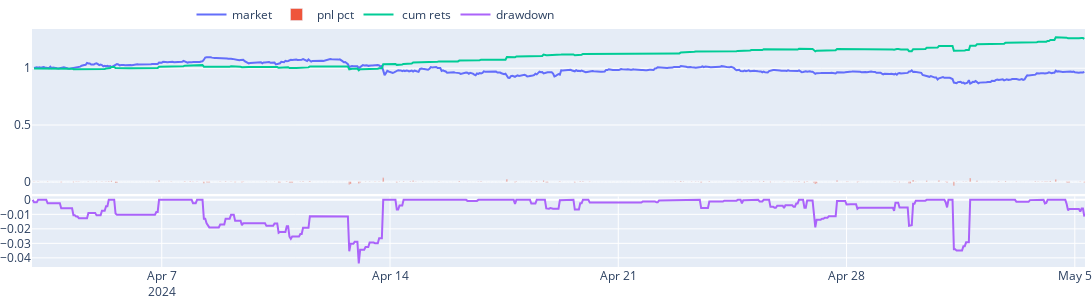
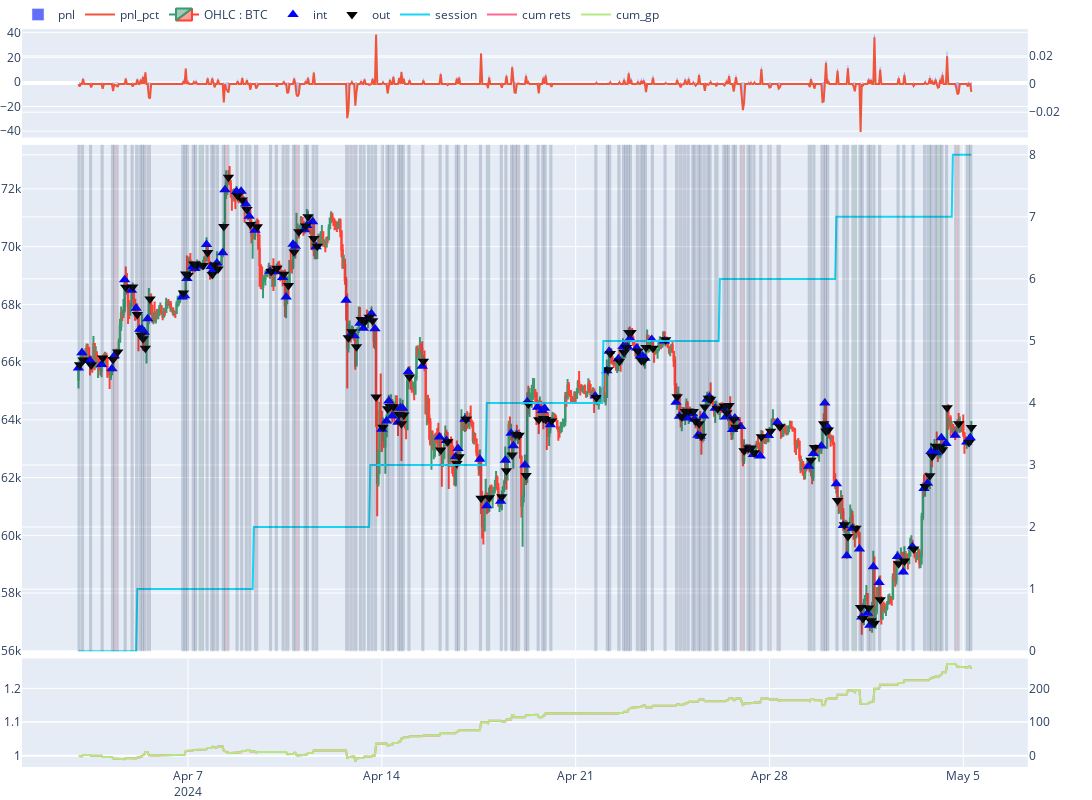
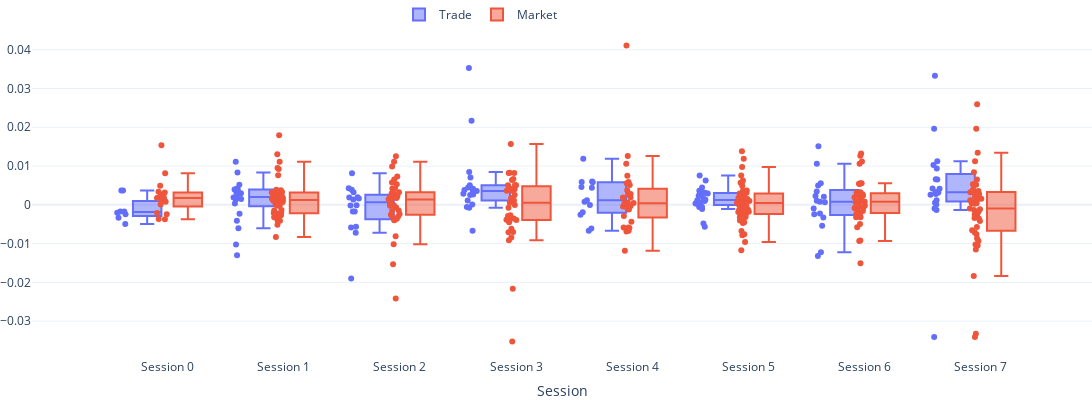

The code cell stored with these charts, in order, in its notebook:
### Code cell
AGENT[0].view_report()

### Figure 1 — Plotly figure (JSON) as saved in the notebook; plotly's stock layout.template omitted (floating-point values rounded to 4 significant figures; data arrays with more than 128 entries replaced by an {"elided": "..."} marker saying what was removed)
{"data": [{"name": "market", "type": "scatter", "x": {"elided": "775 str values"}, "xaxis": "x", "y": {"elided": "775 float values"}, "yaxis": "y"}, {"name": "pnl pct", "type": "bar", "x": {"elided": "775 str values"}, "xaxis": "x", "y": {"elided": "775 float values"}, "yaxis": "y"}, {"name": " cum rets", "type": "scatter", "x": {"elided": "775 str values"}, "xaxis": "x", "y": {"elided": "775 float values"}, "yaxis": "y"}, {"name": "drawdown", "type": "scatter", "x": {"elided": "775 str values"}, "xaxis": "x2", "y": {"elided": "775 float values"}, "yaxis": "y2"}], "layout": {"height": 300, "legend": {"orientation": "h", "x": 0.5, "xanchor": "right", "y": 1, "yanchor": "bottom"}, "margin": {"b": 0, "l": 10, "r": 0, "t": 0}, "width": 1200, "xaxis": {"anchor": "y", "domain": [0, 1], "matches": "x2", "showticklabels": false}, "xaxis2": {"anchor": "y2", "domain": [0, 1]}, "yaxis": {"anchor": "x", "domain": [0.307, 1]}, "yaxis2": {"anchor": "x2", "domain": [0, 0.297]}}}

### Figure 2 — Plotly figure (JSON) as saved in the notebook; plotly's stock layout.template omitted (floating-point values rounded to 4 significant figures; data arrays with more than 128 entries replaced by an {"elided": "..."} marker saying what was removed)
{"data": [{"name": "pnl", "type": "bar", "x": {"elided": "775 str values"}, "xaxis": "x", "y": {"elided": "775 float values"}, "yaxis": "y"}, {"name": "pnl_pct", "type": "scatter", "x": {"elided": "775 str values"}, "xaxis": "x", "y": {"elided": "775 float values"}, "yaxis": "y2"}, {"close": {"elided": "775 float values"}, "high": {"elided": "775 float values"}, "low": {"elided": "775 float values"}, "name": "OHLC : BTC", "open": {"elided": "775 float values"}, "type": "candlestick", "x": {"elided": "775 str values"}, "xaxis": "x2", "yaxis": "y3"}, {"marker": {"color": "blue", "size": 10, "symbol": 5}, "mode": "markers", "name": "int", "type": "scatter", "x": {"elided": "141 str values"}, "xaxis": "x2", "y": {"elided": "141 float values"}, "yaxis": "y3"}, {"marker": {"color": "black", "size": 10, "symbol": 6}, "mode": "markers", "name": "out", "type": "scatter", "x": {"elided": "141 str values"}, "xaxis": "x2", "y": {"elided": "141 float values"}, "yaxis": "y3"}, {"name": "session", "type": "scatter", "x": {"elided": "775 str values"}, "xaxis": "x2", "y": {"elided": "775 int values"}, "yaxis": "y4"}, {"name": "cum rets", "type": "scatter", "x": {"elided": "775 str values"}, "xaxis": "x3", "y": {"elided": "775 float values"}, "yaxis": "y5"}, {"name": "cum_gp", "type": "scatter", "x": {"elided": "775 str values"}, "xaxis": "x3", "y": {"elided": "775 float values"}, "yaxis": "y6"}], "layout": {"height": 800, "legend": {"orientation": "h", "x": 0.6, "xanchor": "right", "y": 1, "yanchor": "bottom"}, "margin": {"b": 0, "l": 10, "r": 0, "t": 0}, "shapes": [{"fillcolor": "red", "opacity": 0.2, "x0": "2024-04-03T01:00:00", "x1": "2024-04-03T02:00:00", "xref": "x2", "y0": 32900.0, "y1": 85680.0, "yref": "y3"}, {"fillcolor": "green", "opacity": 0.2, "x0": "2024-04-03T04:00:00", "x1": "2024-04-03T05:00:00", "xref": "x2", "y0": 33160.0, "y1": 85900.0, "yref": "y3"}, {"fillcolor": "red", "opacity": 0.2, "x0": "2024-04-03T11:00:00", "x1": "2024-04-03T12:00:00", "xref": "x2", "y0": 33030.0, "y1": 85670.0, "yref": "y3"}, {"fillcolor": "red", "opacity": 0.2, "x0": "2024-04-03T21:00:00", "x1": "2024-04-03T22:00:00", "xref": "x2", "y0": 32960.0, "y1": 85982, "yref": "y3"}, {"fillcolor": "red", "opacity": 0.2, "x0": "2024-04-04T06:00:00", "x1": "2024-04-04T07:00:00", "xref": "x2", "y0": 32884, "y1": 85920.0, "yref": "y3"}, {"fillcolor": "red", "opacity": 0.2, "x0": "2024-04-04T08:00:00", "x1": "2024-04-04T11:00:00", "xref": "x2", "y0": 33110.0, "y1": 86260.0, "yref": "y3"}, {"fillcolor": "green", "opacity": 0.2, "x0": "2024-04-04T17:00:00", "x1": "2024-04-04T18:00:00", "xref": "x2", "y0": 34420.0, "y1": 89170.0, "yref": "y3"}, {"fillcolor": "red", "opacity": 0.2, "x0": "2024-04-04T23:00:00", "x1": "2024-04-05T00:00:00", "xref": "x2", "y0": 34240.0, "y1": 89190.0, "yref": "y3"}, {"fillcolor": "green", "opacity": 0.2, "x0": "2024-04-05T03:00:00", "x1": "2024-04-05T04:00:00", "xref": "x2", "y0": 33930.0, "y1": 87940.0, "yref": "y3"}, {"fillcolor": "green", "opacity": 0.2, "x0": "2024-04-05T06:00:00", "x1": "2024-04-05T07:00:00", "xref": "x2", "y0": 33570.0, "y1": 87010.0, "yref": "y3"}, {"fillcolor": "green", "opacity": 0.2, "x0": "2024-04-05T08:00:00", "x1": "2024-04-05T09:00:00", "xref": "x2", "y0": 33580.0, "y1": 86850.0, "yref": "y3"}, {"fillcolor": "green", "opacity": 0.2, "x0": "2024-04-05T10:00:00", "x1": "2024-04-05T11:00:00", "xref": "x2", "y0": 33520.0, "y1": 86420.0, "yref": "y3"}, {"fillcolor": "red", "opacity": 0.2, "x0": "2024-04-05T13:00:00", "x1": "2024-04-05T15:00:00", "xref": "x2", "y0": 33750, "y1": 88650.0, "yref": "y3"}, {"fillcolor": "green", "opacity": 0.2, "x0": "2024-04-06T19:00:00", "x1": "2024-04-06T20:00:00", "xref": "x2", "y0": 34130.0, "y1": 88907, "yref": "y3"}, {"fillcolor": "green", "opacity": 0.2, "x0": "2024-04-06T21:00:00", "x1": "2024-04-06T22:00:00", "xref": "x2", "y0": 34150.0, "y1": 89770.0, "yref": "y3"}, {"fillcolor": "green", "opacity": 0.2, "x0": "2024-04-06T23:00:00", "x1": "2024-04-07T00:00:00", "xref": "x2", "y0": 34448, "y1": 89700.0, "yref": "y3"}, {"fillcolor": "green", "opacity": 0.2, "x0": "2024-04-07T04:00:00", "x1": "2024-04-07T05:00:00", "xref": "x2", "y0": 34650.0, "y1": 90220.0, "yref": "y3"}, {"fillcolor": "green", "opacity": 0.2, "x0": "2024-04-07T06:00:00", "x1": "2024-04-07T07:00:00", "xref": "x2", "y0": 34620.0, "y1": 90170.0, "yref": "y3"}, {"fillcolor": "green", "opacity": 0.2, "x0": "2024-04-07T10:00:00", "x1": "2024-04-07T13:00:00", "xref": "x2", "y0": 34660.0, "y1": 90150.0, "yref": "y3"}, {"fillcolor": "green", "opacity": 0.2, "x0": "2024-04-07T16:00:00", "x1": "2024-04-07T17:00:00", "xref": "x2", "y0": 35037, "y1": 90740.0, "yref": "y3"}, {"fillcolor": "green", "opacity": 0.2, "x0": "2024-04-07T20:00:00", "x1": "2024-04-07T21:00:00", "xref": "x2", "y0": 34650.0, "y1": 89740.0, "yref": "y3"}, {"fillcolor": "red", "opacity": 0.2, "x0": "2024-04-07T22:00:00", "x1": "2024-04-07T23:00:00", "xref": "x2", "y0": 34600, "y1": 90170.0, "yref": "y3"}, {"fillcolor": "green", "opacity": 0.2, "x0": "2024-04-08T01:00:00", "x1": "2024-04-08T02:00:00", "xref": "x2", "y0": 34720.0, "y1": 90000.0, "yref": "y3"}, {"fillcolor": "red", "opacity": 0.2, "x0": "2024-04-08T06:00:00", "x1": "2024-04-08T07:00:00", "xref": "x2", "y0": 34900.0, "y1": 91910.0, "yref": "y3"}, {"fillcolor": "red", "opacity": 0.2, "x0": "2024-04-08T08:00:00", "x1": "2024-04-08T11:00:00", "xref": "x2", "y0": 35984, "y1": 94130.0, "yref": "y3"}, {"fillcolor": "green", "opacity": 0.2, "x0": "2024-04-08T18:00:00", "x1": "2024-04-08T19:00:00", "xref": "x2", "y0": 35950.0, "y1": 93300.0, "yref": "y3"}, {"fillcolor": "green", "opacity": 0.2, "x0": "2024-04-08T22:00:00", "x1": "2024-04-08T23:00:00", "xref": "x2", "y0": 35960.0, "y1": 93106, "yref": "y3"}, {"fillcolor": "green", "opacity": 0.2, "x0": "2024-04-09T02:00:00", "x1": "2024-04-09T03:00:00", "xref": "x2", "y0": 35740.0, "y1": 92670.0, "yref": "y3"}, {"fillcolor": "red", "opacity": 0.2, "x0": "2024-04-09T05:00:00", "x1": "2024-04-09T06:00:00", "xref": "x2", "y0": 35528, "y1": 92000.0, "yref": "y3"}, {"fillcolor": "red", "opacity": 0.2, "x0": "2024-04-09T10:00:00", "x1": "2024-04-09T12:00:00", "xref": "x2", "y0": 35280.0, "y1": 91897, "yref": "y3"}, {"fillcolor": "red", "opacity": 0.2, "x0": "2024-04-09T23:00:00", "x1": "2024-04-10T00:00:00", "xref": "x2", "y0": 34573, "y1": 89880.0, "yref": "y3"}, {"fillcolor": "red", "opacity": 0.2, "x0": "2024-04-10T04:00:00", "x1": "2024-04-10T05:00:00", "xref": "x2", "y0": 34570.0, "y1": 90030.0, "yref": "y3"}, {"fillcolor": "green", "opacity": 0.2, "x0": "2024-04-10T10:00:00", "x1": "2024-04-10T11:00:00", "xref": "x2", "y0": 34470.0, "y1": 89760.0, "yref": "y3"}, {"fillcolor": "red", "opacity": 0.2, "x0": "2024-04-10T13:00:00", "x1": "2024-04-10T15:00:00", "xref": "x2", "y0": 34130.0, "y1": 89250.0, "yref": "y3"}, {"fillcolor": "green", "opacity": 0.2, "x0": "2024-04-10T19:00:00", "x1": "2024-04-10T20:00:00", "xref": "x2", "y0": 35040.0, "y1": 90760.0, "yref": "y3"}, {"fillcolor": "red", "opacity": 0.2, "x0": "2024-04-10T21:00:00", "x1": "2024-04-11T00:00:00", "xref": "x2", "y0": 35010.0, "y1": 91680.0, "yref": "y3"}, {"fillcolor": "green", "opacity": 0.2, "x0": "2024-04-11T05:00:00", "x1": "2024-04-11T06:00:00", "xref": "x2", "y0": 35290.0, "y1": 91930.0, "yref": "y3"}, {"fillcolor": "green", "opacity": 0.2, "x0": "2024-04-11T07:00:00", "x1": "2024-04-11T08:00:00", "xref": "x2", "y0": 35370.0, "y1": 92350.0, "yref": "y3"}, {"fillcolor": "green", "opacity": 0.2, "x0": "2024-04-11T12:00:00", "x1": "2024-04-11T13:00:00", "xref": "x2", "y0": 35430.0, "y1": 91370.0, "yref": "y3"}, {"fillcolor": "red", "opacity": 0.2, "x0": "2024-04-11T15:00:00", "x1": "2024-04-11T16:00:00", "xref": "x2", "y0": 35000, "y1": 91020.0, "yref": "y3"}, {"fillcolor": "red", "opacity": 0.2, "x0": "2024-04-12T17:00:00", "x1": "2024-04-12T19:00:00", "xref": "x2", "y0": 34070.0, "y1": 86900.0, "yref": "y3"}, {"fillcolor": "green", "opacity": 0.2, "x0": "2024-04-12T21:00:00", "x1": "2024-04-12T22:00:00", "xref": "x2", "y0": 33480.0, "y1": 87170.0, "yref": "y3"}, {"fillcolor": "red", "opacity": 0.2, "x0": "2024-04-13T00:00:00", "x1": "2024-04-13T02:00:00", "xref": "x2", "y0": 33460.0, "y1": 86500.0, "yref": "y3"}, {"fillcolor": "green", "opacity": 0.2, "x0": "2024-04-13T05:00:00", "x1": "2024-04-13T06:00:00", "xref": "x2", "y0": 33670.0, "y1": 87720.0, "yref": "y3"}, {"fillcolor": "green", "opacity": 0.2, "x0": "2024-04-13T08:00:00", "x1": "2024-04-13T09:00:00", "xref": "x2", "y0": 33588, "y1": 87610.0, "yref": "y3"}, {"fillcolor": "red", "opacity": 0.2, "x0": "2024-04-13T12:00:00", "x1": "2024-04-13T13:00:00", "xref": "x2", "y0": 33760.0, "y1": 87820.0, "yref": "y3"}, {"fillcolor": "green", "opacity": 0.2, "x0": "2024-04-13T15:00:00", "x1": "2024-04-13T16:00:00", "xref": "x2", "y0": 33838, "y1": 87660.0, "yref": "y3"}, {"fillcolor": "green", "opacity": 0.2, "x0": "2024-04-13T18:00:00", "x1": "2024-04-13T19:00:00", "xref": "x2", "y0": 33580.0, "y1": 84220.0, "yref": "y3"}, {"fillcolor": "green", "opacity": 0.2, "x0": "2024-04-14T00:00:00", "x1": "2024-04-14T01:00:00", "xref": "x2", "y0": 31840.0, "y1": 82870.0, "yref": "y3"}, {"fillcolor": "red", "opacity": 0.2, "x0": "2024-04-14T04:00:00", "x1": "2024-04-14T05:00:00", "xref": "x2", "y0": 31980.0, "y1": 83700.0, "yref": "y3"}, {"fillcolor": "green", "opacity": 0.2, "x0": "2024-04-14T06:00:00", "x1": "2024-04-14T07:00:00", "xref": "x2", "y0": 32320.0, "y1": 83800.0, "yref": "y3"}, {"fillcolor": "green", "opacity": 0.2, "x0": "2024-04-14T09:00:00", "x1": "2024-04-14T10:00:00", "xref": "x2", "y0": 32070.0, "y1": 83790.0, "yref": "y3"}, {"fillcolor": "green", "opacity": 0.2, "x0": "2024-04-14T14:00:00", "x1": "2024-04-14T15:00:00", "xref": "x2", "y0": 31960.0, "y1": 83440.0, "yref": "y3"}, {"fillcolor": "green", "opacity": 0.2, "x0": "2024-04-14T16:00:00", "x1": "2024-04-14T17:00:00", "xref": "x2", "y0": 32210.0, "y1": 83030.0, "yref": "y3"}, {"fillcolor": "green", "opacity": 0.2, "x0": "2024-04-14T18:00:00", "x1": "2024-04-14T19:00:00", "xref": "x2", "y0": 32200.0, "y1": 83420.0, "yref": "y3"}, {"fillcolor": "green", "opacity": 0.2, "x0": "2024-04-14T23:00:00", "x1": "2024-04-15T00:00:00", "xref": "x2", "y0": 32830.0, "y1": 85130.0, "yref": "y3"}, {"fillcolor": "green", "opacity": 0.2, "x0": "2024-04-15T11:00:00", "x1": "2024-04-15T12:00:00", "xref": "x2", "y0": 32930.0, "y1": 85840.0, "yref": "y3"}, {"fillcolor": "green", "opacity": 0.2, "x0": "2024-04-16T02:00:00", "x1": "2024-04-16T03:00:00", "xref": "x2", "y0": 31700.0, "y1": 81840.0, "yref": "y3"}, {"fillcolor": "red", "opacity": 0.2, "x0": "2024-04-16T08:00:00", "x1": "2024-04-16T09:00:00", "xref": "x2", "y0": 31640.0, "y1": 82210.0, "yref": "y3"}, {"fillcolor": "green", "opacity": 0.2, "x0": "2024-04-16T16:00:00", "x1": "2024-04-16T17:00:00", "xref": "x2", "y0": 31370.0, "y1": 81240.0, "yref": "y3"}, {"fillcolor": "green", "opacity": 0.2, "x0": "2024-04-16T18:00:00", "x1": "2024-04-16T19:00:00", "xref": "x2", "y0": 31500.0, "y1": 81540.0, "yref": "y3"}, {"fillcolor": "green", "opacity": 0.2, "x0": "2024-04-17T00:00:00", "x1": "2024-04-17T01:00:00", "xref": "x2", "y0": 32010.0, "y1": 83220.0, "yref": "y3"}, {"fillcolor": "green", "opacity": 0.2, "x0": "2024-04-17T13:00:00", "x1": "2024-04-17T14:00:00", "xref": "x2", "y0": 31320.0, "y1": 79660.0, "yref": "y3"}, {"fillcolor": "green", "opacity": 0.2, "x0": "2024-04-17T19:00:00", "x1": "2024-04-17T21:00:00", "xref": "x2", "y0": 30510.0, "y1": 79690.0, "yref": "y3"}, {"fillcolor": "red", "opacity": 0.2, "x0": "2024-04-18T07:00:00", "x1": "2024-04-18T08:00:00", "xref": "x2", "y0": 30590.0, "y1": 79740.0, "yref": "y3"}, {"fillcolor": "green", "opacity": 0.2, "x0": "2024-04-18T11:00:00", "x1": "2024-04-18T12:00:00", "xref": "x2", "y0": 31300.0, "y1": 80900.0, "yref": "y3"}, {"fillcolor": "green", "opacity": 0.2, "x0": "2024-04-18T16:00:00", "x1": "2024-04-18T17:00:00", "xref": "x2", "y0": 31770.0, "y1": 81620.0, "yref": "y3"}, {"fillcolor": "red", "opacity": 0.2, "x0": "2024-04-18T18:00:00", "x1": "2024-04-18T20:00:00", "xref": "x2", "y0": 31550.0, "y1": 82540.0, "yref": "y3"}, {"fillcolor": "red", "opacity": 0.2, "x0": "2024-04-18T21:00:00", "x1": "2024-04-18T23:00:00", "xref": "x2", "y0": 31740.0, "y1": 82510.0, "yref": "y3"}, {"fillcolor": "green", "opacity": 0.2, "x0": "2024-04-19T04:00:00", "x1": "2024-04-19T05:00:00", "xref": "x2", "y0": 31220.0, "y1": 80700.0, "yref": "y3"}, {"fillcolor": "green", "opacity": 0.2, "x0": "2024-04-19T06:00:00", "x1": "2024-04-19T07:00:00", "xref": "x2", "y0": 32310.0, "y1": 83910.0, "yref": "y3"}, {"fillcolor": "red", "opacity": 0.2, "x0": "2024-04-19T15:00:00", "x1": "2024-04-19T16:00:00", "xref": "x2", "y0": 32220.0, "y1": 83210.0, "yref": "y3"}, {"fillcolor": "green", "opacity": 0.2, "x0": "2024-04-19T19:00:00", "x1": "2024-04-19T20:00:00", "xref": "x2", "y0": 32160.0, "y1": 83260.0, "yref": "y3"}, {"fillcolor": "green", "opacity": 0.2, "x0": "2024-04-19T21:00:00", "x1": "2024-04-19T22:00:00", "xref": "x2", "y0": 32200.0, "y1": 83220.0, "yref": "y3"}, {"fillcolor": "red", "opacity": 0.2, "x0": "2024-04-20T02:00:00", "x1": "2024-04-20T03:00:00", "xref": "x2", "y0": 31920.0, "y1": 83140.0, "yref": "y3"}, {"fillcolor": "green", "opacity": 0.2, "x0": "2024-04-21T17:00:00", "x1": "2024-04-21T18:00:00", "xref": "x2", "y0": 32411, "y1": 84200.0, "yref": "y3"}, {"fillcolor": "red", "opacity": 0.2, "x0": "2024-04-22T03:00:00", "x1": "2024-04-22T04:00:00", "xref": "x2", "y0": 32850.0, "y1": 85460.0, "yref": "y3"}, {"fillcolor": "green", "opacity": 0.2, "x0": "2024-04-22T05:00:00", "x1": "2024-04-22T06:00:00", "xref": "x2", "y0": 33190.0, "y1": 86190, "yref": "y3"}, {"fillcolor": "green", "opacity": 0.2, "x0": "2024-04-22T13:00:00", "x1": "2024-04-22T14:00:00", "xref": "x2", "y0": 33057, "y1": 85840.0, "yref": "y3"}, {"fillcolor": "green", "opacity": 0.2, "x0": "2024-04-22T17:00:00", "x1": "2024-04-22T18:00:00", "xref": "x2", "y0": 33270, "y1": 86230.0, "yref": "y3"}, {"fillcolor": "green", "opacity": 0.2, "x0": "2024-04-22T19:00:00", "x1": "2024-04-22T20:00:00", "xref": "x2", "y0": 33260.0, "y1": 86460.0, "yref": "y3"}, {"fillcolor": "green", "opacity": 0.2, "x0": "2024-04-22T21:00:00", "x1": "2024-04-22T22:00:00", "xref": "x2", "y0": 33260.0, "y1": 87140.0, "yref": "y3"}, {"fillcolor": "green", "opacity": 0.2, "x0": "2024-04-22T23:00:00", "x1": "2024-04-23T00:00:00", "xref": "x2", "y0": 33410.0, "y1": 87140.0, "yref": "y3"}, {"fillcolor": "green", "opacity": 0.2, "x0": "2024-04-23T05:00:00", "x1": "2024-04-23T06:00:00", "xref": "x2", "y0": 33250.0, "y1": 86290.0, "yref": "y3"}, {"fillcolor": "green", "opacity": 0.2, "x0": "2024-04-23T08:00:00", "x1": "2024-04-23T09:00:00", "xref": "x2", "y0": 33110.0, "y1": 85880.0, "yref": "y3"}, {"fillcolor": "green", "opacity": 0.2, "x0": "2024-04-23T10:00:00", "x1": "2024-04-23T11:00:00", "xref": "x2", "y0": 33110.0, "y1": 85860.0, "yref": "y3"}, {"fillcolor": "red", "opacity": 0.2, "x0": "2024-04-23T12:00:00", "x1": "2024-04-23T13:00:00", "xref": "x2", "y0": 33070.0, "y1": 86460.0, "yref": "y3"}, {"fillcolor": "green", "opacity": 0.2, "x0": "2024-04-23T18:00:00", "x1": "2024-04-23T19:00:00", "xref": "x2", "y0": 33390.0, "y1": 86430.0, "yref": "y3"}, {"fillcolor": "green", "opacity": 0.2, "x0": "2024-04-24T05:00:00", "x1": "2024-04-24T06:00:00", "xref": "x2", "y0": 33370.0, "y1": 86810.0, "yref": "y3"}, {"fillcolor": "green", "opacity": 0.2, "x0": "2024-04-24T15:00:00", "x1": "2024-04-24T16:00:00", "xref": "x2", "y0": 32310.0, "y1": 84240.0, "yref": "y3"}, {"fillcolor": "red", "opacity": 0.2, "x0": "2024-04-24T18:00:00", "x1": "2024-04-24T20:00:00", "xref": "x2", "y0": 32060.0, "y1": 83343, "yref": "y3"}, {"fillcolor": "green", "opacity": 0.2, "x0": "2024-04-24T22:00:00", "x1": "2024-04-24T23:00:00", "xref": "x2", "y0": 32048, "y1": 83580.0, "yref": "y3"}, {"fillcolor": "green", "opacity": 0.2, "x0": "2024-04-25T01:00:00", "x1": "2024-04-25T02:00:00", "xref": "x2", "y0": 32030.0, "y1": 83590.0, "yref": "y3"}, {"fillcolor": "green", "opacity": 0.2, "x0": "2024-04-25T05:00:00", "x1": "2024-04-25T06:00:00", "xref": "x2", "y0": 32110.0, "y1": 83570.0, "yref": "y3"}, {"fillcolor": "red", "opacity": 0.2, "x0": "2024-04-25T07:00:00", "x1": "2024-04-25T08:00:00", "xref": "x2", "y0": 32010.0, "y1": 83130.0, "yref": "y3"}, {"fillcolor": "green", "opacity": 0.2, "x0": "2024-04-25T10:00:00", "x1": "2024-04-25T11:00:00", "xref": "x2", "y0": 31730.0, "y1": 83020.0, "yref": "y3"}, {"fillcolor": "red", "opacity": 0.2, "x0": "2024-04-25T12:00:00", "x1": "2024-04-25T13:00:00", "xref": "x2", "y0": 31710.0, "y1": 82460.0, "yref": "y3"}, {"fillcolor": "red", "opacity": 0.2, "x0": "2024-04-25T15:00:00", "x1": "2024-04-25T16:00:00", "xref": "x2", "y0": 32070.0, "y1": 83780.0, "yref": "y3"}, {"fillcolor": "red", "opacity": 0.2, "x0": "2024-04-25T18:00:00", "x1": "2024-04-25T19:00:00", "xref": "x2", "y0": 32360.0, "y1": 84170.0, "yref": "y3"}, {"fillcolor": "green", "opacity": 0.2, "x0": "2024-04-25T20:00:00", "x1": "2024-04-25T21:00:00", "xref": "x2", "y0": 32400.0, "y1": 84120.0, "yref": "y3"}, {"fillcolor": "green", "opacity": 0.2, "x0": "2024-04-26T01:00:00", "x1": "2024-04-26T03:00:00", "xref": "x2", "y0": 32200.0, "y1": 83700.0, "yref": "y3"}, {"fillcolor": "red", "opacity": 0.2, "x0": "2024-04-26T08:00:00", "x1": "2024-04-26T09:00:00", "xref": "x2", "y0": 32210.0, "y1": 83820.0, "yref": "y3"}, {"fillcolor": "green", "opacity": 0.2, "x0": "2024-04-26T10:00:00", "x1": "2024-04-26T11:00:00", "xref": "x2", "y0": 32050.0, "y1": 83520.0, "yref": "y3"}, {"fillcolor": "green", "opacity": 0.2, "x0": "2024-04-26T12:00:00", "x1": "2024-04-26T13:00:00", "xref": "x2", "y0": 32070.0, "y1": 83850.0, "yref": "y3"}, {"fillcolor": "red", "opacity": 0.2, "x0": "2024-04-26T16:00:00", "x1": "2024-04-26T17:00:00", "xref": "x2", "y0": 31830.0, "y1": 83210.0, "yref": "y3"}, {"fillcolor": "green", "opacity": 0.2, "x0": "2024-04-26T18:00:00", "x1": "2024-04-26T19:00:00", "xref": "x2", "y0": 32030, "y1": 82860.0, "yref": "y3"}, {"fillcolor": "red", "opacity": 0.2, "x0": "2024-04-26T23:00:00", "x1": "2024-04-27T02:00:00", "xref": "x2", "y0": 31890.0, "y1": 81810.0, "yref": "y3"}, {"fillcolor": "green", "opacity": 0.2, "x0": "2024-04-27T05:00:00", "x1": "2024-04-27T06:00:00", "xref": "x2", "y0": 31490.0, "y1": 81940.0, "yref": "y3"}, {"fillcolor": "green", "opacity": 0.2, "x0": "2024-04-27T07:00:00", "x1": "2024-04-27T08:00:00", "xref": "x2", "y0": 31480.0, "y1": 81920.0, "yref": "y3"}, {"fillcolor": "green", "opacity": 0.2, "x0": "2024-04-27T10:00:00", "x1": "2024-04-27T11:00:00", "xref": "x2", "y0": 31398, "y1": 81720.0, "yref": "y3"}, {"fillcolor": "green", "opacity": 0.2, "x0": "2024-04-27T16:00:00", "x1": "2024-04-27T17:00:00", "xref": "x2", "y0": 31375, "y1": 82440.0, "yref": "y3"}, {"fillcolor": "red", "opacity": 0.2, "x0": "2024-04-27T23:00:00", "x1": "2024-04-28T01:00:00", "xref": "x2", "y0": 31730.0, "y1": 82680.0, "yref": "y3"}, {"fillcolor": "red", "opacity": 0.2, "x0": "2024-04-28T07:00:00", "x1": "2024-04-28T09:00:00", "xref": "x2", "y0": 31960.0, "y1": 82890.0, "yref": "y3"}, {"fillcolor": "green", "opacity": 0.2, "x0": "2024-04-29T10:00:00", "x1": "2024-04-29T12:00:00", "xref": "x2", "y0": 31190.0, "y1": 81380.0, "yref": "y3"}, {"fillcolor": "red", "opacity": 0.2, "x0": "2024-04-29T14:00:00", "x1": "2024-04-29T15:00:00", "xref": "x2", "y0": 31420.0, "y1": 81950.0, "yref": "y3"}, {"fillcolor": "red", "opacity": 0.2, "x0": "2024-04-29T21:00:00", "x1": "2024-04-29T23:00:00", "xref": "x2", "y0": 31550.0, "y1": 83030.0, "yref": "y3"}, {"fillcolor": "green", "opacity": 0.2, "x0": "2024-04-30T00:00:00", "x1": "2024-04-30T01:00:00", "xref": "x2", "y0": 32290, "y1": 82690.0, "yref": "y3"}, {"fillcolor": "green", "opacity": 0.2, "x0": "2024-04-30T02:00:00", "x1": "2024-04-30T03:00:00", "xref": "x2", "y0": 31890.0, "y1": 82740.0, "yref": "y3"}, {"fillcolor": "green", "opacity": 0.2, "x0": "2024-04-30T10:00:00", "x1": "2024-04-30T11:00:00", "xref": "x2", "y0": 30890.0, "y1": 79570.0, "yref": "y3"}, {"fillcolor": "green", "opacity": 0.2, "x0": "2024-04-30T16:00:00", "x1": "2024-04-30T17:00:00", "xref": "x2", "y0": 30170.0, "y1": 78480.0, "yref": "y3"}, {"fillcolor": "green", "opacity": 0.2, "x0": "2024-04-30T19:00:00", "x1": "2024-04-30T20:00:00", "xref": "x2", "y0": 29650.0, "y1": 77950.0, "yref": "y3"}, {"fillcolor": "green", "opacity": 0.2, "x0": "2024-05-01T00:00:00", "x1": "2024-05-01T03:00:00", "xref": "x2", "y0": 30120.0, "y1": 78320.0, "yref": "y3"}, {"fillcolor": "red", "opacity": 0.2, "x0": "2024-05-01T06:00:00", "x1": "2024-05-01T07:00:00", "xref": "x2", "y0": 29760.0, "y1": 74750.0, "yref": "y3"}, {"fillcolor": "red", "opacity": 0.2, "x0": "2024-05-01T08:00:00", "x1": "2024-05-01T09:00:00", "xref": "x2", "y0": 28580.0, "y1": 74250.0, "yref": "y3"}, {"fillcolor": "green", "opacity": 0.2, "x0": "2024-05-01T13:00:00", "x1": "2024-05-01T14:00:00", "xref": "x2", "y0": 28650.0, "y1": 74730.0, "yref": "y3"}, {"fillcolor": "green", "opacity": 0.2, "x0": "2024-05-01T15:00:00", "x1": "2024-05-01T16:00:00", "xref": "x2", "y0": 28443, "y1": 74160.0, "yref": "y3"}, {"fillcolor": "green", "opacity": 0.2, "x0": "2024-05-01T18:00:00", "x1": "2024-05-01T19:00:00", "xref": "x2", "y0": 29460.0, "y1": 74040.0, "yref": "y3"}, {"fillcolor": "green", "opacity": 0.2, "x0": "2024-05-01T23:00:00", "x1": "2024-05-02T00:00:00", "xref": "x2", "y0": 29180.0, "y1": 75100.0, "yref": "y3"}, {"fillcolor": "green", "opacity": 0.2, "x0": "2024-05-02T15:00:00", "x1": "2024-05-02T16:00:00", "xref": "x2", "y0": 29630.0, "y1": 76720.0, "yref": "y3"}, {"fillcolor": "green", "opacity": 0.2, "x0": "2024-05-02T20:00:00", "x1": "2024-05-02T21:00:00", "xref": "x2", "y0": 29360.0, "y1": 76850.0, "yref": "y3"}, {"fillcolor": "red", "opacity": 0.2, "x0": "2024-05-03T04:00:00", "x1": "2024-05-03T05:00:00", "xref": "x2", "y0": 29802, "y1": 77380.0, "yref": "y3"}, {"fillcolor": "green", "opacity": 0.2, "x0": "2024-05-03T14:00:00", "x1": "2024-05-03T15:00:00", "xref": "x2", "y0": 30810.0, "y1": 80200.0, "yref": "y3"}, {"fillcolor": "green", "opacity": 0.2, "x0": "2024-05-03T17:00:00", "x1": "2024-05-03T19:00:00", "xref": "x2", "y0": 30900.0, "y1": 80690.0, "yref": "y3"}, {"fillcolor": "green", "opacity": 0.2, "x0": "2024-05-03T20:00:00", "x1": "2024-05-03T21:00:00", "xref": "x2", "y0": 31450, "y1": 81560.0, "yref": "y3"}, {"fillcolor": "green", "opacity": 0.2, "x0": "2024-05-03T23:00:00", "x1": "2024-05-04T00:00:00", "xref": "x2", "y0": 31440.0, "y1": 82010.0, "yref": "y3"}, {"fillcolor": "green", "opacity": 0.2, "x0": "2024-05-04T01:00:00", "x1": "2024-05-04T04:00:00", "xref": "x2", "y0": 31430.0, "y1": 81980.0, "yref": "y3"}, {"fillcolor": "green", "opacity": 0.2, "x0": "2024-05-04T05:00:00", "x1": "2024-05-04T06:00:00", "xref": "x2", "y0": 31690.0, "y1": 81860.0, "yref": "y3"}, {"fillcolor": "green", "opacity": 0.2, "x0": "2024-05-04T09:00:00", "x1": "2024-05-04T10:00:00", "xref": "x2", "y0": 31590.0, "y1": 83750.0, "yref": "y3"}, {"fillcolor": "red", "opacity": 0.2, "x0": "2024-05-04T17:00:00", "x1": "2024-05-04T20:00:00", "xref": "x2", "y0": 31730.0, "y1": 83030.0, "yref": "y3"}, {"fillcolor": "green", "opacity": 0.2, "x0": "2024-05-05T03:00:00", "x1": "2024-05-05T05:00:00", "xref": "x2", "y0": 31620.0, "y1": 82180.0, "yref": "y3"}, {"fillcolor": "red", "opacity": 0.2, "x0": "2024-05-05T06:00:00", "x1": "2024-05-05T07:00:00", "xref": "x2", "y0": 31690.0, "y1": 82860.0, "yref": "y3"}], "width": 1200, "xaxis": {"anchor": "y", "domain": [0, 0.94], "matches": "x3", "rangeslider": {"visible": false}, "showticklabels": false}, "xaxis2": {"anchor": "y3", "domain": [0, 0.94], "matches": "x3", "rangeslider": {"visible": false}, "showticklabels": false}, "xaxis3": {"anchor": "y5", "domain": [0, 0.94], "rangeslider": {"visible": false}}, "yaxis": {"anchor": "x", "domain": [0.853, 1]}, "yaxis2": {"anchor": "x", "overlaying": "y", "side": "right"}, "yaxis3": {"anchor": "x2", "domain": [0.157, 0.843], "range": [55990.0, 73530.0]}, "yaxis4": {"anchor": "x2", "overlaying": "y3", "range": [0, 8.16], "side": "right"}, "yaxis5": {"anchor": "x3", "domain": [0, 0.147]}, "yaxis6": {"anchor": "x3", "overlaying": "y5", "side": "right"}}}

### Figure 3 — Plotly figure (JSON) as saved in the notebook; plotly's stock layout.template omitted (floating-point values rounded to 4 significant figures; data arrays with more than 128 entries replaced by an {"elided": "..."} marker saying what was removed)
{"data": [{"boxpoints": "all", "jitter": 0.5, "name": "Trade", "pointpos": -1.8, "type": "box", "x": {"elided": "138 str values"}, "y": {"elided": "138 float values"}}, {"boxpoints": "all", "jitter": 0.5, "name": "Market", "pointpos": -1.8, "type": "box", "x": {"elided": "305 str values"}, "y": {"elided": "305 float values"}}], "layout": {"boxmode": "group", "height": 400, "legend": {"orientation": "h", "x": 0.5, "xanchor": "right", "y": 1, "yanchor": "bottom"}, "margin": {"b": 0, "l": 10, "r": 0, "t": 0}, "showlegend": true, "width": 1200, "xaxis": {"title": {"text": "Session"}}}}
